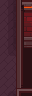

Tiled map render using the project's own tile images. Description and the whole map definition, tile-layer contents included, below:
An orthogonal 2x6 tile map with 16x16 px tiles, 7 tile layers (ClosedBack, OpenBack, ClosedWalls, OpenWalls, ...).

<map version="1.10" tiledversion="1.10.2" orientation="orthogonal" renderorder="right-down" width="2" height="6" tilewidth="16" tileheight="16" infinite="0" nextlayerid="10" nextobjectid="1">
 <tileset firstgid="1" source="../../../Tilesets/forge_tileset.tsx" />
 <layer id="8" name="ClosedBack" width="2" height="6">
  <data encoding="csv">
204,0,
204,0,
204,0,
204,0,
204,0,
204,0
</data>
 </layer>
 <layer id="1" name="OpenBack" width="2" height="6">
  <data encoding="csv">
204,0,
204,0,
204,0,
230,178,
203,203,
180,228
</data>
 </layer>
 <layer id="9" name="ClosedWalls" width="2" height="6">
  <data encoding="csv">
0,51,
0,51,
0,51,
0,51,
0,51,
0,51
</data>
 </layer>
 <layer id="2" name="OpenWalls" width="2" height="6">
  <data encoding="csv">
0,102,
0,127,
0,152,
0,0,
0,0,
0,0
</data>
 </layer>
 <layer id="5" name="GateWalls" width="2" height="6">
  <data encoding="csv">
0,0,
0,0,
0,0,
0,2147483869,
0,2147483869,
0,2147483894
</data>
 </layer>
 <layer id="3" name="OpenFront" width="2" height="6">
  <data encoding="csv">
0,0,
0,0,
0,0,
0,0,
0,0,
0,26
</data>
 </layer>
 <layer id="4" name="GateFront" width="2" height="6">
  <data encoding="csv">
0,2147483844,
0,2147483869,
0,2147483869,
0,0,
0,0,
0,0
</data>
 </layer>
</map>
